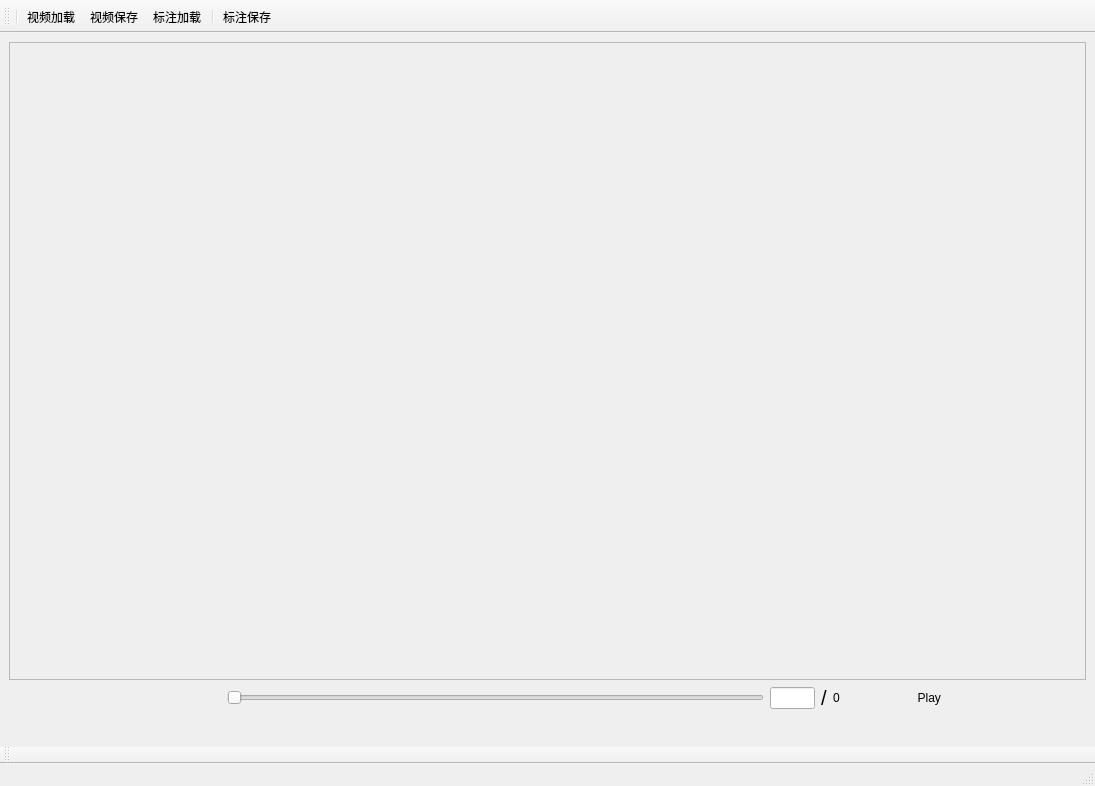
<?xml version="1.0" encoding="UTF-8"?>
<ui version="4.0">
 <class>MainWindow</class>
 <widget class="QMainWindow" name="MainWindow">
  <property name="geometry">
   <rect>
    <x>0</x>
    <y>0</y>
    <width>1095</width>
    <height>786</height>
   </rect>
  </property>
  <property name="windowTitle">
   <string>MainWindow</string>
  </property>
  <property name="styleSheet">
   <string notr="true"/>
  </property>
  <widget class="QWidget" name="centralwidget">
   <layout class="QVBoxLayout" name="verticalLayout">
    <item>
     <widget class="QScrollArea" name="scroll">
      <property name="verticalScrollBarPolicy">
       <enum>Qt::ScrollBarAsNeeded</enum>
      </property>
      <property name="horizontalScrollBarPolicy">
       <enum>Qt::ScrollBarAsNeeded</enum>
      </property>
      <property name="sizeAdjustPolicy">
       <enum>QAbstractScrollArea::AdjustIgnored</enum>
      </property>
      <property name="widgetResizable">
       <bool>false</bool>
      </property>
      <widget class="QWidget" name="scrollAreaWidgetContents">
       <property name="geometry">
        <rect>
         <x>0</x>
         <y>0</y>
         <width>1040</width>
         <height>601</height>
        </rect>
       </property>
      </widget>
     </widget>
    </item>
    <item>
     <layout class="QHBoxLayout" name="horizontalLayout">
      <item>
       <spacer name="horizontalSpacer">
        <property name="orientation">
         <enum>Qt::Horizontal</enum>
        </property>
        <property name="sizeType">
         <enum>QSizePolicy::Fixed</enum>
        </property>
        <property name="sizeHint" stdset="0">
         <size>
          <width>218</width>
          <height>18</height>
         </size>
        </property>
       </spacer>
      </item>
      <item>
       <widget class="QSlider" name="vedioSlider">
        <property name="sizePolicy">
         <sizepolicy hsizetype="Expanding" vsizetype="Fixed">
          <horstretch>0</horstretch>
          <verstretch>0</verstretch>
         </sizepolicy>
        </property>
        <property name="cursor">
         <cursorShape>CrossCursor</cursorShape>
        </property>
        <property name="styleSheet">
         <string notr="true">
QSlider::handle:horizontal {                               
     border: 0px ;                           
     border-image:  url(rr.png);
     width: 15px;                                           
              
} 
QSlider::sub-page:horizontal{
	   background:rgba(80,166,234,1);
}</string>
        </property>
        <property name="orientation">
         <enum>Qt::Horizontal</enum>
        </property>
       </widget>
      </item>
      <item>
       <widget class="QLineEdit" name="lineCurFrame">
        <property name="sizePolicy">
         <sizepolicy hsizetype="Fixed" vsizetype="Fixed">
          <horstretch>0</horstretch>
          <verstretch>0</verstretch>
         </sizepolicy>
        </property>
        <property name="maximumSize">
         <size>
          <width>45</width>
          <height>16777215</height>
         </size>
        </property>
        <property name="font">
         <font>
          <underline>false</underline>
         </font>
        </property>
        <property name="styleSheet">
         <string notr="true">border-color:rgb(0,0,0);
color:rgb(0,0,0)</string>
        </property>
        <property name="text">
         <string/>
        </property>
       </widget>
      </item>
      <item>
       <widget class="QLabel" name="label">
        <property name="font">
         <font>
          <pointsize>15</pointsize>
         </font>
        </property>
        <property name="text">
         <string>/</string>
        </property>
       </widget>
      </item>
      <item>
       <widget class="QLabel" name="labelTotalFrame">
        <property name="text">
         <string>0</string>
        </property>
       </widget>
      </item>
      <item>
       <spacer name="horizontalSpacer_2">
        <property name="orientation">
         <enum>Qt::Horizontal</enum>
        </property>
        <property name="sizeType">
         <enum>QSizePolicy::Fixed</enum>
        </property>
        <property name="sizeHint" stdset="0">
         <size>
          <width>40</width>
          <height>20</height>
         </size>
        </property>
       </spacer>
      </item>
      <item>
       <widget class="QPushButton" name="pushButtonPlay">
        <property name="sizePolicy">
         <sizepolicy hsizetype="Preferred" vsizetype="Preferred">
          <horstretch>0</horstretch>
          <verstretch>0</verstretch>
         </sizepolicy>
        </property>
        <property name="styleSheet">
         <string notr="true">color:rgb(0,0,0)</string>
        </property>
        <property name="text">
         <string>  Play</string>
        </property>
        <property name="icon">
         <iconset>
          <normaloff>resources/svg/play.svg</normaloff>
          <normalon>resources/svg/stop.svg</normalon>resources/svg/play.svg</iconset>
        </property>
        <property name="iconSize">
         <size>
          <width>35</width>
          <height>32</height>
         </size>
        </property>
        <property name="flat">
         <bool>true</bool>
        </property>
       </widget>
      </item>
      <item>
       <spacer name="horizontalSpacer_5">
        <property name="orientation">
         <enum>Qt::Horizontal</enum>
        </property>
        <property name="sizeType">
         <enum>QSizePolicy::Maximum</enum>
        </property>
        <property name="sizeHint" stdset="0">
         <size>
          <width>120</width>
          <height>20</height>
         </size>
        </property>
       </spacer>
      </item>
     </layout>
    </item>
    <item>
     <layout class="QHBoxLayout" name="horizontalLayout_2">
      <item>
       <spacer name="horizontalSpacer_4">
        <property name="orientation">
         <enum>Qt::Horizontal</enum>
        </property>
        <property name="sizeHint" stdset="0">
         <size>
          <width>40</width>
          <height>20</height>
         </size>
        </property>
       </spacer>
      </item>
      <item>
       <widget class="QPushButton" name="buttonBackward">
        <property name="sizePolicy">
         <sizepolicy hsizetype="Preferred" vsizetype="Preferred">
          <horstretch>0</horstretch>
          <verstretch>0</verstretch>
         </sizepolicy>
        </property>
        <property name="styleSheet">
         <string notr="true"/>
        </property>
        <property name="text">
         <string/>
        </property>
        <property name="icon">
         <iconset>
          <normaloff>resources/svg/backward.svg</normaloff>resources/svg/backward.svg</iconset>
        </property>
        <property name="iconSize">
         <size>
          <width>25</width>
          <height>25</height>
         </size>
        </property>
        <property name="flat">
         <bool>true</bool>
        </property>
       </widget>
      </item>
      <item>
       <widget class="QPushButton" name="buttonPre">
        <property name="sizePolicy">
         <sizepolicy hsizetype="Preferred" vsizetype="Fixed">
          <horstretch>0</horstretch>
          <verstretch>0</verstretch>
         </sizepolicy>
        </property>
        <property name="text">
         <string/>
        </property>
        <property name="icon">
         <iconset>
          <normaloff>resources/svg/previous.svg</normaloff>resources/svg/previous.svg</iconset>
        </property>
        <property name="iconSize">
         <size>
          <width>22</width>
          <height>22</height>
         </size>
        </property>
        <property name="flat">
         <bool>true</bool>
        </property>
       </widget>
      </item>
      <item>
       <widget class="QPushButton" name="buttonNext">
        <property name="sizePolicy">
         <sizepolicy hsizetype="Preferred" vsizetype="Fixed">
          <horstretch>0</horstretch>
          <verstretch>0</verstretch>
         </sizepolicy>
        </property>
        <property name="text">
         <string/>
        </property>
        <property name="icon">
         <iconset>
          <normaloff>resources/svg/next.svg</normaloff>resources/svg/next.svg</iconset>
        </property>
        <property name="iconSize">
         <size>
          <width>22</width>
          <height>22</height>
         </size>
        </property>
        <property name="flat">
         <bool>true</bool>
        </property>
       </widget>
      </item>
      <item>
       <widget class="QPushButton" name="buttonForward">
        <property name="sizePolicy">
         <sizepolicy hsizetype="Preferred" vsizetype="Preferred">
          <horstretch>0</horstretch>
          <verstretch>0</verstretch>
         </sizepolicy>
        </property>
        <property name="text">
         <string/>
        </property>
        <property name="icon">
         <iconset>
          <normaloff>resources/svg/forward.svg</normaloff>resources/svg/forward.svg</iconset>
        </property>
        <property name="iconSize">
         <size>
          <width>25</width>
          <height>25</height>
         </size>
        </property>
        <property name="flat">
         <bool>true</bool>
        </property>
       </widget>
      </item>
      <item>
       <spacer name="horizontalSpacer_3">
        <property name="orientation">
         <enum>Qt::Horizontal</enum>
        </property>
        <property name="sizeHint" stdset="0">
         <size>
          <width>40</width>
          <height>20</height>
         </size>
        </property>
       </spacer>
      </item>
     </layout>
    </item>
   </layout>
  </widget>
  <widget class="QMenuBar" name="menubar">
   <property name="geometry">
    <rect>
     <x>0</x>
     <y>0</y>
     <width>1095</width>
     <height>26</height>
    </rect>
   </property>
  </widget>
  <widget class="QStatusBar" name="statusbar"/>
  <widget class="QToolBar" name="toolBar">
   <property name="windowTitle">
    <string>toolBar</string>
   </property>
   <property name="toolButtonStyle">
    <enum>Qt::ToolButtonTextBesideIcon</enum>
   </property>
   <attribute name="toolBarArea">
    <enum>TopToolBarArea</enum>
   </attribute>
   <attribute name="toolBarBreak">
    <bool>false</bool>
   </attribute>
   <addaction name="separator"/>
   <addaction name="actionFile"/>
   <addaction name="actionDict"/>
   <addaction name="actionGt"/>
   <addaction name="separator"/>
   <addaction name="actionSave"/>
  </widget>
  <widget class="QToolBar" name="toolBarVertical">
   <property name="windowTitle">
    <string>toolBar_2</string>
   </property>
   <attribute name="toolBarArea">
    <enum>BottomToolBarArea</enum>
   </attribute>
   <attribute name="toolBarBreak">
    <bool>false</bool>
   </attribute>
  </widget>
  <action name="actionFile">
   <property name="icon">
    <iconset>
     <normaloff>resources/images/文件.png</normaloff>resources/images/文件.png</iconset>
   </property>
   <property name="text">
    <string>视频加载</string>
   </property>
   <property name="toolTip">
    <string>导入视频或图片帧文件夹</string>
   </property>
  </action>
  <action name="actionGt">
   <property name="icon">
    <iconset>
     <normaloff>resources/images/标注下载.png</normaloff>resources/images/标注下载.png</iconset>
   </property>
   <property name="text">
    <string>标注加载</string>
   </property>
   <property name="toolTip">
    <string>导入标注文件</string>
   </property>
  </action>
  <action name="actionSave">
   <property name="icon">
    <iconset>
     <normaloff>resources/images/标注保存.png</normaloff>resources/images/标注保存.png</iconset>
   </property>
   <property name="text">
    <string>标注保存</string>
   </property>
   <property name="iconText">
    <string>标注保存</string>
   </property>
   <property name="toolTip">
    <string>标注保存 [Ctrl+S]</string>
   </property>
   <property name="shortcut">
    <string>Ctrl+S</string>
   </property>
  </action>
  <action name="actionUndo">
   <property name="icon">
    <iconset>
     <normaloff>resources/images/撤销.png</normaloff>resources/images/撤销.png</iconset>
   </property>
   <property name="text">
    <string>撤销</string>
   </property>
   <property name="toolTip">
    <string>撤销 [Ctrl+Z]</string>
   </property>
   <property name="shortcut">
    <string>Ctrl+Z</string>
   </property>
  </action>
  <action name="actionRedo [Ctrl+Shift+Z]">
   <property name="icon">
    <iconset>
     <normaloff>resources/images/恢复.png</normaloff>resources/images/恢复.png</iconset>
   </property>
   <property name="text">
    <string>恢复</string>
   </property>
   <property name="toolTip">
    <string>恢复</string>
   </property>
   <property name="shortcut">
    <string>Ctrl+Shift+Z</string>
   </property>
  </action>
  <action name="actionModel">
   <property name="icon">
    <iconset>
     <normaloff>resources/images/model.png</normaloff>resources/images/model.png</iconset>
   </property>
   <property name="text">
    <string>模型</string>
   </property>
   <property name="toolTip">
    <string>导入目标跟踪模型</string>
   </property>
  </action>
  <action name="actionTrack">
   <property name="icon">
    <iconset>
     <normaloff>resources/images/跟踪定位.png</normaloff>resources/images/跟踪定位.png</iconset>
   </property>
   <property name="text">
    <string>检测</string>
   </property>
  </action>
  <action name="actionFit">
   <property name="icon">
    <iconset>
     <normaloff>resources/images/放大窗口.png</normaloff>resources/images/放大窗口.png</iconset>
   </property>
   <property name="text">
    <string>适应窗口</string>
   </property>
   <property name="toolTip">
    <string>适应窗口</string>
   </property>
  </action>
  <action name="actionAnnot">
   <property name="icon">
    <iconset>
     <normaloff>resources/images/绘图边框网格_边框操作_jurassic.png</normaloff>resources/images/绘图边框网格_边框操作_jurassic.png</iconset>
   </property>
   <property name="text">
    <string>标注</string>
   </property>
   <property name="shortcut">
    <string>W</string>
   </property>
  </action>
  <action name="actionDict">
   <property name="icon">
    <iconset>
     <normaloff>resources/images/视频保存.png</normaloff>resources/images/视频保存.png</iconset>
   </property>
   <property name="text">
    <string>视频保存</string>
   </property>
   <property name="toolTip">
    <string>选择存放视频帧的文件夹</string>
   </property>
  </action>
  <action name="actionZoomIn">
   <property name="icon">
    <iconset>
     <normaloff>resources/images/窗口放大.png</normaloff>resources/images/窗口放大.png</iconset>
   </property>
   <property name="text">
    <string>放大</string>
   </property>
   <property name="toolTip">
    <string>放大 [Ctrl+滚轮↑]</string>
   </property>
  </action>
  <action name="actionZoomOut">
   <property name="icon">
    <iconset>
     <normaloff>resources/images/缩小窗口.png</normaloff>resources/images/缩小窗口.png</iconset>
   </property>
   <property name="text">
    <string>缩小</string>
   </property>
   <property name="toolTip">
    <string>缩小 [Ctrl+滚轮↓]</string>
   </property>
  </action>
  <action name="actionDelete">
   <property name="icon">
    <iconset>
     <normaloff>resources/images/删除.png</normaloff>resources/images/删除.png</iconset>
   </property>
   <property name="text">
    <string>清除</string>
   </property>
   <property name="toolTip">
    <string>清除所有标注框</string>
   </property>
  </action>
 </widget>
 <resources/>
 <connections/>
</ui>
